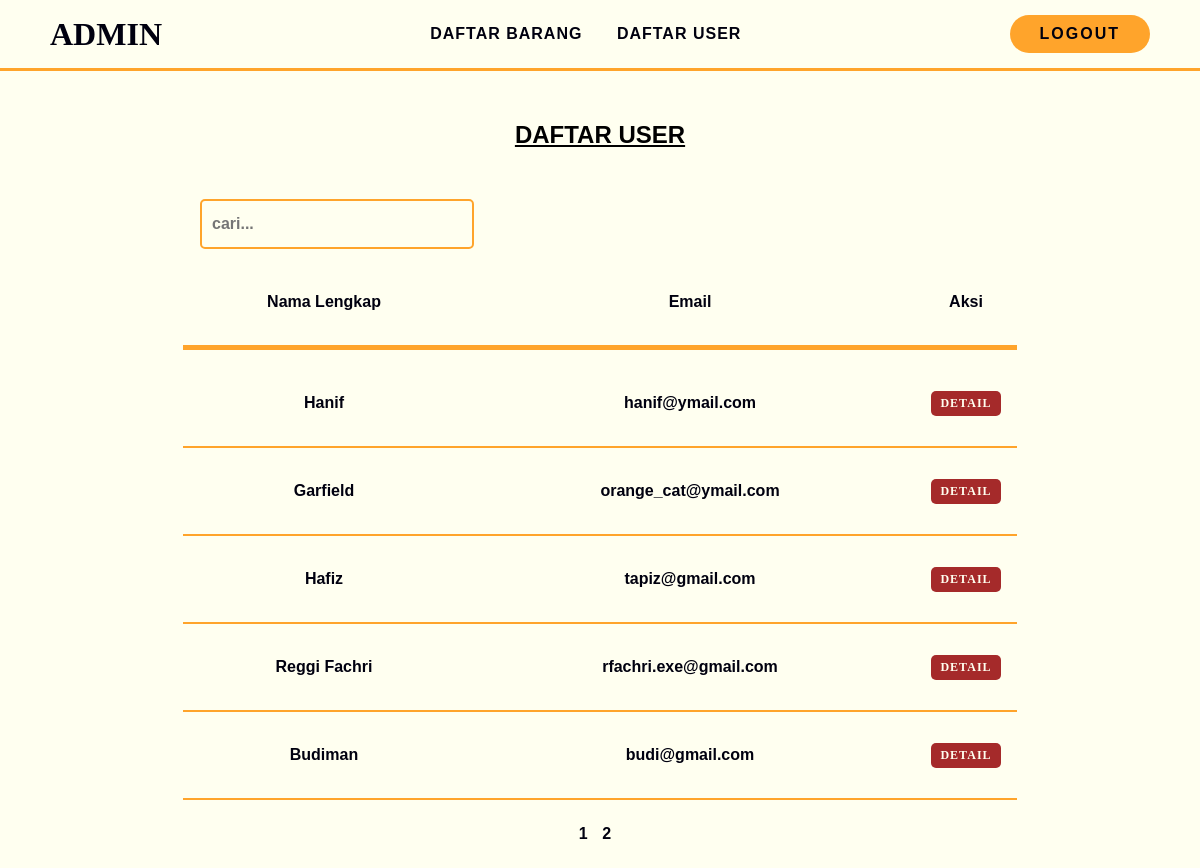
Screenshot of /User List.php?halaman=2 with the database file from the repository.
### tables this page shows
CREATE TABLE `user` (
  `IDUser` int(11) NOT NULL,
  `NamaLengkap` varchar(30) NOT NULL,
  `Email` varchar(50) NOT NULL,
  `Alamat` text NOT NULL,
  `KodePos` varchar(10) NOT NULL,
  `Password` varchar(255) NOT NULL
);

### User List.php (the view, shortened to what this page needs)
<?php require ('Admin Action.php'); ?>
<!DOCTYPE html>
<html>
<head>
	<link rel="stylesheet" type="text/css" href="Style2.css">
</head>
<body>
	<header>
		<a href="Home.html" class="logo">admin</a>
		<nav>
			<ul class="navbar">
				<li><a href="Item List.php">daftar barang</a></li>
				<li><a href="User List.php">daftar user</a></li>
			</ul>
		</nav>
		<a href="Admin Login.php" class="button">logout</a>
	</header>
	<center>
		<h1>Daftar User</h1>
		<div class="search">
			<form method="get">
				<input type="text" name="search" placeholder="cari...">
			</form>
		</div>
		<table>
			<tr style="border-bottom: 5px solid #ffa42b;">
				<td width='250'>Nama Lengkap</td>
				<td width='450'>Email</td>
				<td width='70'>Aksi</td>
			</tr>
		</table>
	<?php
		if (isset($_GET['search'])) {
			$result = $action->SearchUserList($_GET['search']);
		}else{
			require ('DBConn.php');
			$halaman = 5;
			$page 	= isset($_GET['halaman']) ? (int)$_GET['halaman'] : 1;
			$mulai 	= ($page>1) ? ($page * $halaman) - $halaman : 0;
			$sql 	= "SELECT * FROM user";
			$query 	= mysqli_query($conn, $sql);
			$total	= mysqli_num_rows($query);
			$pages	= ceil($total/$halaman);
			$sqli	= "SELECT * FROM user LIMIT $mulai, $halaman";
			$result	= mysqli_query($conn, $sqli);
		}
		echo "<table>";
		while ($user = mysqli_fetch_array($result)) {
			echo "<tr>";
				echo "<td width='250'>".$user['NamaLengkap']."</td>";
				echo "<td width='450'>".$user['Email']."</td>";
				echo "<td width='70' align='center'>";
					echo "<a class='button2' href='DetailAccount.php?IDUser=$user[IDUser]'>Detail</a>";
				echo "</td>";
			echo "</tr>";
		}
		echo "</table>";
	 ?>
	 <div class="page">
	 	<?php for ($i=1; $i <=$pages ; $i++){ ?>
	 		<a href="User List.php?halaman=<?php echo $i; ?>"><?php echo $i; ?></a>
	 	<?php } ?>
	 </div>
	</center>
</body>
</html>

### Style2.css (style rules this page uses)
* { margin: 0; padding: 0; border: 0; font-size: 100%; font: inherit; vertical-align: baseline; font-family: "Verdana", sans-serif; }
body { background-color: #fffff0; font-weight: 600; font-size: 16px; }
a { text-decoration: none; color: #00000f }
header { display: flex; justify-content: space-between; align-items: center; padding: 15px 50px; border-bottom: 3px solid #ffa42b; }
h1 { font-family: "Verdana Pro Bold", sans-serif; font-size: 24px; text-decoration: underline; text-transform: uppercase; margin: 50px; }
.logo { cursor: pointer; font-family: "Verdana Pro Black"; text-transform: uppercase; font-size: 32px; }
.navbar { list-style: none; }
.navbar li { list-style: none; display: inline-block; padding: 0px 15px; text-transform: uppercase; letter-spacing: 1px; }
.navbar li a { transition: 0.3s; display: block; color: #00000f; }
.button { cursor: pointer; color: #00000f; font-size: 16px; letter-spacing: 2px; text-transform: uppercase; padding: 10px 30px; border-radius: 20px; background-color: rgba(255,164,43,1); }
div.search { display: flex; justify-content: space-between; align-items: center; width: 800px; }
.search input { background: none; display: block; text-align: left; border: 2px solid #ffa42b; padding: 14px 10px; width: 250px; outline: none; color: #00000f; border-radius: 5px; transition: 0.25s ease; }
table { border-collapse: collapse; color: #00000f; text-align: center; margin: 10px; }
tr { border-bottom: 2px solid #ffa42b; }
tr, td { height: 70px; display: flex; justify-content: center; align-items: center; padding: 8px; }
div.page { margin: 20px; padding: 5px; }
.page a { margin-right: 10px; }
a.button2 { font-family: verdana; font-size: 12px; text-decoration: none; cursor: pointer; color: #fffff0; letter-spacing: 1px; text-transform: uppercase; padding: 5px 9px; border-radius: 5px; background-color: brown; }

### rows the page displays
user: NamaLengkap "Hanif", Email "hanif@ymail.com"
user: NamaLengkap "Garfield", Email "orange_cat@ymail.com"
user: NamaLengkap "Hafiz", Email "tapiz@gmail.com"
user: NamaLengkap "Reggi Fachri", Email "rfachri.exe@gmail.com"
user: NamaLengkap "Budiman", Email "budi@gmail.com"
